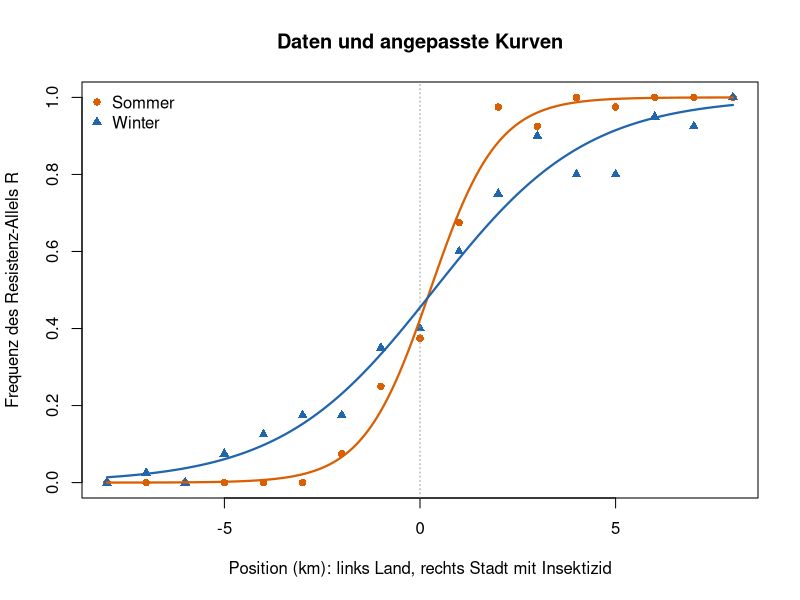
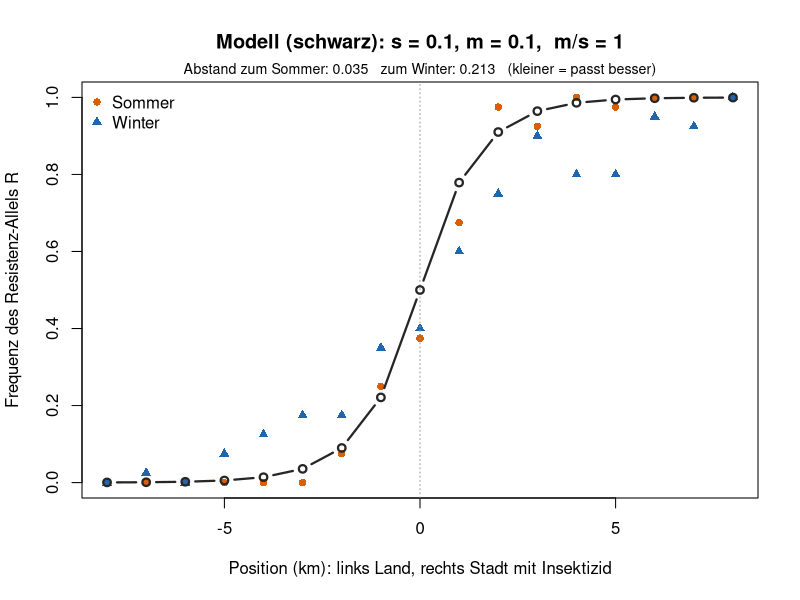
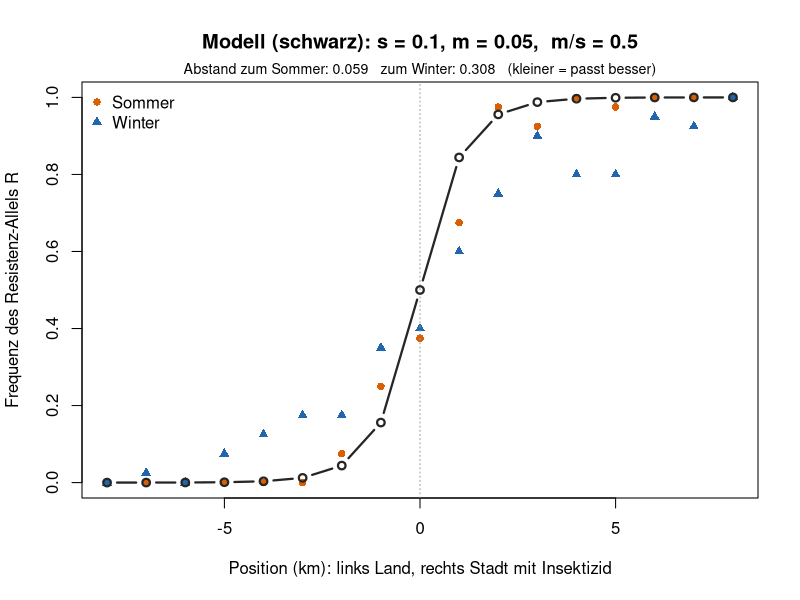

Source code (R) for these figures, in order:
## ---- chunk 1
# Position in km: links (x < 0) Land ohne Insektizid, rechts (x > 0) Stadt mit Insektizid
x <- seq(-8, 8, by = 1)
n <- 40   # untersuchte Allele (Genkopien) pro Stelle

# Anzahl Resistenz-Allele R pro Stelle (Kursdaten)
k_sommer <- c(0, 0, 0, 0, 0, 0, 3, 10, 15, 27, 39, 37, 40, 39, 40, 40, 40)
k_winter <- c(0, 1, 0, 3, 5, 7, 7, 14, 16, 24, 30, 36, 32, 32, 38, 37, 40)

sommer <- data.frame(x = x, p = k_sommer / n)
winter <- data.frame(x = x, p = k_winter / n)
## ---- chunk 2
#| code-fold: true
#| code-summary: "Hilfsfunktionen (nicht verändern)"
farben <- c(Sommer = "#d95f02", Winter = "#2166ac")

# Logistische Kurve: c = Zentrum (p = 0.5), b = Steilheit, Breite = 4 / b
logistisch <- function(x, c, b) 1 / (1 + exp(-b * (x - c)))

passe_an <- function(d) {
  nls(p ~ logistisch(x, c, b), data = d, start = list(c = 0, b = 1))
}

zeige_clines <- function(main = "Resistenz entlang des Transekts") {
  plot(sommer$x, sommer$p, pch = 16, col = farben["Sommer"], ylim = c(0, 1),
       xlab = "Position (km): links Land, rechts Stadt mit Insektizid",
       ylab = "Frequenz des Resistenz-Allels R", main = main)
  points(winter$x, winter$p, pch = 17, col = farben["Winter"])
  abline(v = 0, lty = 3, col = "grey60")
  legend("topleft", c("Sommer", "Winter"), pch = c(16, 17),
         col = farben, bty = "n")
}

vergleiche_clines <- function() {
  fit_s <- passe_an(sommer)
  fit_w <- passe_an(winter)
  zeige_clines(main = "Daten und angepasste Kurven")
  x_fein <- seq(-8, 8, length.out = 200)
  lines(x_fein, predict(fit_s, data.frame(x = x_fein)),
        col = farben["Sommer"], lwd = 2.2)
  lines(x_fein, predict(fit_w, data.frame(x = x_fein)),
        col = farben["Winter"], lwd = 2.2)
  tab <- rbind(Sommer = coef(fit_s), Winter = coef(fit_w))
  data.frame(zentrum_km = round(tab[, "c"], 1),
             breite_km  = round(4 / tab[, "b"], 1))
}

# Modell wie Woche 7, aber 17 Stellen in einer Reihe:
# 1. Selektion lokal: in der Stadt ist R besser, auf dem Land r
# 2. Migration: Anteil m/2 fliegt zu jeder Nachbarstelle
selektionsschritt <- function(p, w) {
  q <- 1 - p
  w_quer <- p^2 * w[1] + 2 * p * q * w[2] + q^2 * w[3]
  (p^2 * w[1] + p * q * w[2]) / w_quer
}

simuliere_cline <- function(s, m, generationen = 3000) {
  p <- rep(0.5, length(x))
  for (t in seq_len(generationen)) {
    for (i in seq_along(x)) {
      w <- if (x[i] > 0) c(1 + s, 1 + s / 2, 1) else c(1, 1 + s / 2, 1 + s)
      if (x[i] == 0) w <- c(1, 1, 1)
      p[i] <- selektionsschritt(p[i], w)
    }
    links  <- c(p[1], p[-length(p)])
    rechts <- c(p[-1], p[length(p)])
    p <- (1 - m) * p + m / 2 * links + m / 2 * rechts
  }
  p
}

# Abstand zwischen Modell und Daten (kleiner = passt besser)
abstand <- function(p_modell, daten) round(sum((p_modell - daten$p)^2), 3)

zeige_modell <- function(s, m) {
  p_modell <- simuliere_cline(s, m)
  zeige_clines(main = paste0("Modell (schwarz): s = ", s, ", m = ", m,
                             ",  m/s = ", round(m / s, 1)))
  lines(x, p_modell, col = "grey15", lwd = 2.2, type = "b", pch = 1)
  mtext(paste0("Abstand zum Sommer: ", abstand(p_modell, sommer),
               "   zum Winter: ", abstand(p_modell, winter),
               "   (kleiner = passt besser)"), side = 3, line = 0.2, cex = 0.85)
}
## ---- chunk 3
#| fig-height: 4.6
#| fig-width: 7.5
vergleiche_clines()
## ---- chunk 4
#| fig-height: 4.6
#| fig-width: 7.5
zeige_modell(s = 0.1, m = 0.1)
## ---- chunk 5
#| fig-height: 4.6
#| fig-width: 7.5
zeige_modell(s = 0.1, m = 0.05)
